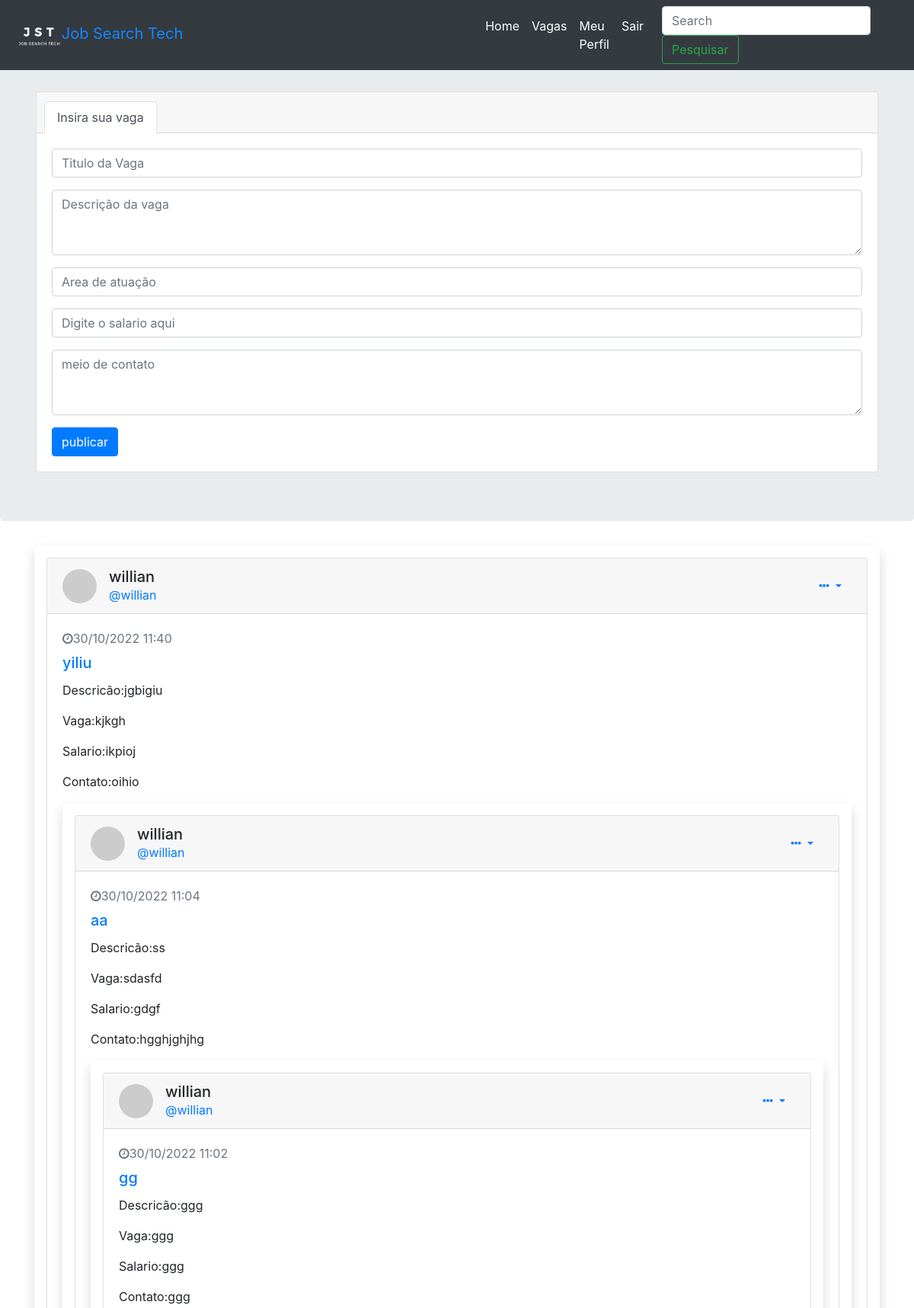
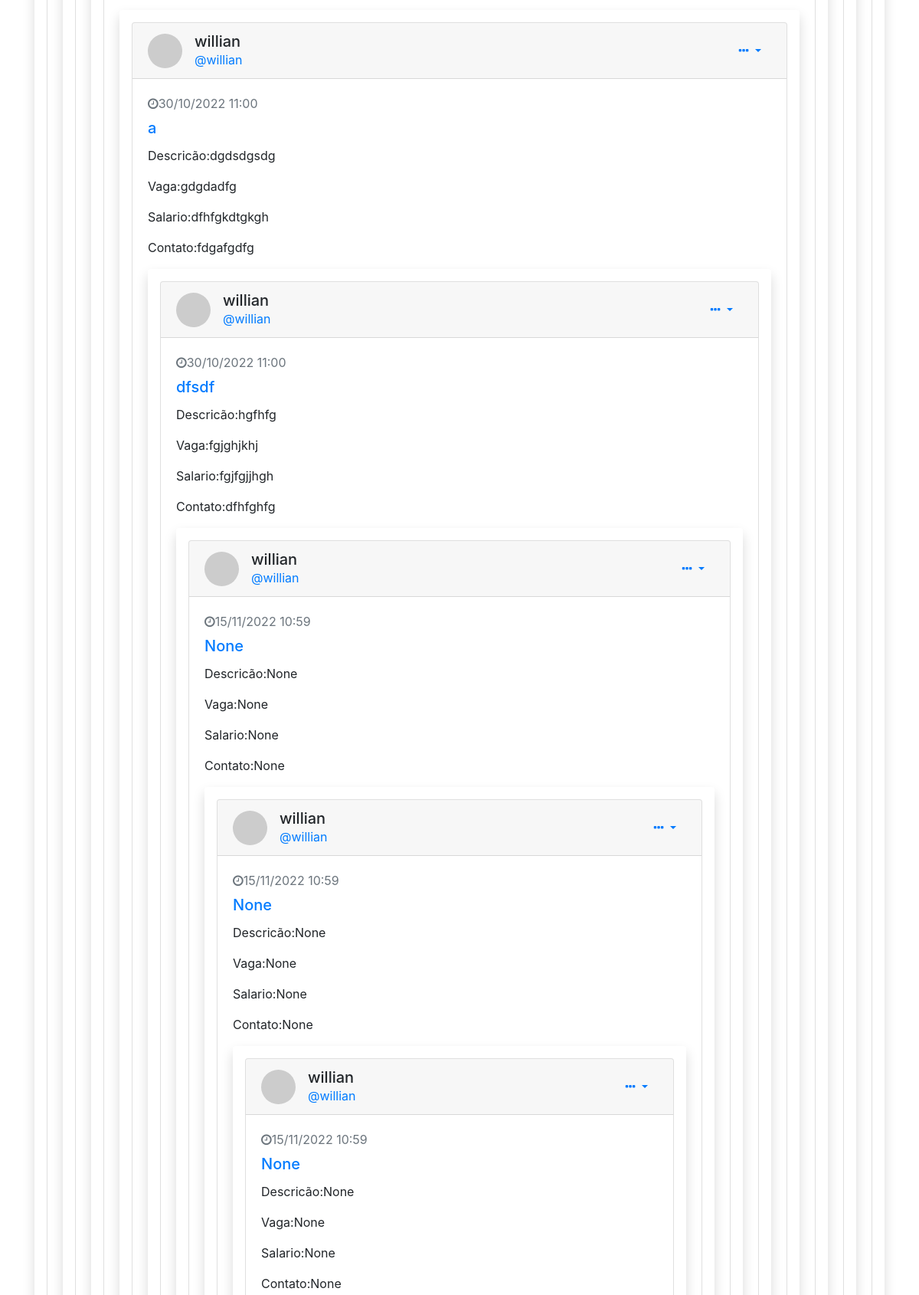
The app's page /vagas/ (signed in, upper part) with its own data (2 pictures, top to bottom).
### app/models/tables.py (models this page shows, shortened)
class Post(db.Model):
    __tablename__ = "posts"
    id = db.Column(db.Integer, primary_key=True)
    content = db.Column(db.Text)
    vaga = db.Column(db.String)
    salario = db.Column(db.String)
    contato = db.Column(db.String)
    title = db.Column(db.String)
    date = db.Column(db.String)
    user = db.Column(db.String)
    nick = db.Column(db.String)
    user_id = db.Column(db.Integer)

### app/controllers/default.py (the view, shortened to what this page needs)
@app.route("/vagas/",methods=['GET', 'POST'])
def index():
    form_post = PostForm()
    if request.method == 'GET':
        if current_user.is_authenticated == True:
            posts = Post.query.filter_by(user_id=current_user.get_id()).order_by(Post.date.desc()).all()
            return render_template('index.html', form=form_post, posts=posts)
        else:
            return redirect(url_for("login"))

### app/models/forms.py
class PostForm(Form):
    title = StringField("title", validators=[DataRequired()])
    vaga = StringField("vaga", validators=[DataRequired()])
    salario = StringField("salario", validators=[DataRequired()])
    content = TextAreaField("content", validators=[DataRequired()])
    contato = TextAreaField("contato", validators=[DataRequired()])

### app/controllers/default.py (called while the page is built)
@lm.user_loader
def load_user(id):
    return User.query.filter_by(id=id).first()

### app/models/tables.py (called while the page is built)
    @property
    def is_authenticated(self):
        return True

    def get_id(self):
        return str(self.id)

### app/templates/index.html (shortened to what this page needs)
{% extends 'base.html' %}
{% block topview%}
{% if current_user.is_authenticated %}
                <form action="" method="post">
                    <div class="card gedf-card">
                  <div class="card-header">
                      <ul class="nav nav-tabs card-header-tabs" id="myTab" role="tablist">
                          <li class="nav-item">
                              <a class="nav-link active" id="posts-tab" data-toggle="tab" href="#posts" role="tab" aria-controls="posts" aria-selected="true">Insira sua vaga</a>
                          </li>
                      </ul>
                  </div>
                  <div class="card-body">
                      <div class="tab-content" id="myTabContent">
                        <div class="tab-pane fade show active" id="posts" role="tabpanel" aria-labelledby="posts-tab">
                            <div class="form-group">
                                {{ form.title(class="form-control", placeholder="Titulo da Vaga") }}
                            </div>
                        </div>
                        <div class="tab-pane fade show active" id="posts" role="tabpanel" aria-labelledby="posts-tab">
                              <div class="form-group">
                                  {{ form.content(class="form-control",rows="3", placeholder="Descrição da vaga") }}
                              </div>
                          </div>
                          <div class="tab-pane fade show active" id="posts" role="tabpanel" aria-labelledby="posts-tab">
                              <div class="form-group">
                                  {{ form.vaga(class="form-control",rows="3", placeholder="Area de atuação") }}
                              </div>
                          </div>
                          <div class="tab-pane fade show active" id="posts" role="tabpanel" aria-labelledby="posts-tab">
                              <div class="form-group">
                                  {{ form.salario(class="form-control",rows="3", placeholder="Digite o salario aqui") }}
                              </div>
                          </div>
                          <div class="tab-pane fade show active" id="posts" role="tabpanel" aria-labelledby="posts-tab">
                              <div class="form-group">
                                  {{ form.contato(class="form-control",rows="3", placeholder="meio de contato") }}
                              </div>
                          </div>
                      <div class="btn-toolbar justify-content-between">
                          <div class="btn-group">
                              <button type="submit" class="btn btn-primary">publicar</button>
                          </div>
                      </div>
                  </div>
              </div>
            </form>
{% endif %}
{% endblock %}
{% block content %}
{% for post in posts%}
<div class="shadow p-3 mb-5 bg-body rounded">
 <div class="card gedf-card">
    <div class="card-header">
        <div class="d-flex justify-content-between align-items-center">
            <div class="d-flex justify-content-between align-items-center">
                <div class="mr-2">
                    <img class="rounded-circle" width="45" src="https://picsum.photos/50/50" alt="">
                </div>
                <div class="ml-2">
                    <div class="h5 m-0">{{ post.nick }}</div>
                    <div class="h7 text-muted"><a href="/profile/{{ post.user_id }}">@{{ post.user }}</a></div>
                </div>
            </div>
            <div>
                <div class="dropdown">
                    <button class="btn btn-link dropdown-toggle" type="button" id="gedf-drop1" data-toggle="dropdown" aria-haspopup="true" aria-expanded="false">
                        <i class="fa fa-ellipsis-h"></i>
                    </button>
                </div>
            </div>
        </div>
    </div>
    <div class="card-body">
        <div class="text-muted h7 mb-2"> <i class="fa fa-clock-o"></i>{{ post.date }}</div>
        <a class="card-link" href="#">
            <h5 class="card-title">{{ post.title }}</h5>
        </a>
        <p class="card-text">
          Descricão:{{ post.content }}
        </p>
        <p class="card-text">
          Vaga:{{ post.vaga }}
        </p>
        <p class="card-text">
          Salario:{{ post.salario }}
        </p>
        <p class="card-text">
         Contato:{{ post.contato }}
        </p>
{% endfor %}
{% endblock %}

### app/templates/base.html (shortened to what this page needs)
<!doctype html>
<html lang="pt-br">
  <head>
    <link href="//maxcdn.bootstrapcdn.com/bootstrap/4.1.1/css/bootstrap.min.css" rel="stylesheet" id="bootstrap-css">
<link href="https://stackpath.bootstrapcdn.com/font-awesome/4.7.0/css/font-awesome.min.css" rel="stylesheet"
>
    <link  href="{{ url_for('static', filename='css/bootstrap.min.css') }}" rel="stylesheet">
    <link  href="{{ url_for('static', filename='css/jumbotron.css') }}" rel="stylesheet">
    <link  href="{{ url_for('static', filename='css/popup.css') }}" rel="stylesheet">
  </head>
  <body>
    <nav class="navbar navbar-expand-md navbar-dark fixed-top bg-dark">
      <a style="color:#1588ff;"  class="navbar-brand" href="{{url_for('home')}}"><img src="{{ url_for('static',filename='images/jst.jpeg') }}" style="  max-width: 10%; height:; margin-left:5px;">Job Search Tech</a>
      <div class="collapse navbar-collapse" id="navbarsExampleDefault">
        <ul class="navbar-nav mr-3">
            <li class="nav-item active">
            <a class="nav-link"  href="{{ url_for('home')}}">Home</a>
          </li>
          <li class="nav-item active">
            <a class="nav-link" href="{{ url_for('index') }}">Vagas <span class="sr-only">(current)</span></a>
          </li>
          {% if current_user.is_authenticated %}
          <li class="nav-item active">
            <a class="nav-link" href="{{ url_for('my_profile')}}">Meu Perfil</a>
          </li>
          {% endif %}
          {% if current_user.is_authenticated %}
          <li class="nav-item active">
            <a class="nav-link" href="{{ url_for('logout')}}">Sair</a>
          </li>
          {% else %}
          <li class="nav-item active">
            <a class="nav-link" href="{{ url_for('login') }}">Login</a>
          </li>
          {% endif %}
        </ul>
        <form action="/search" method="post" class="form-inline my-2 my-lg-0">
          <input class="form-control mr-sm-2" type="text" placeholder="Search" id="search_data" name="search_data" aria-label="Search">
          <button class="btn btn-outline-success my-2 my-sm-0" type="submit">Pesquisar</button>
        </form>
      </div>
    </nav>
    <main role="main">
      <div class="jumbotron">
      <div class="container">
        {% block topview %}
        {% endblock %}
      </div>
    </main>
    <div class="container">
      {% block content %}
      {% endblock %}
  </body>
</html>

### app/static/css/jumbotron.css (style rules this page uses)
body { padding-top: 3.5rem; }

### records on screen
Post: nick "willian", user "willian", date "30/10/2022 11:40", title "yiliu", content "jgbigiu", vaga "kjkgh", salario "ikpioj", contato "oihio"
Post: nick "willian", user "willian", date "30/10/2022 11:04", title "aa", content "ss", vaga "sdasfd", salario "gdgf", contato "hgghjghjhg"
Post: nick "willian", user "willian", date "30/10/2022 11:02", title "gg", content "ggg", vaga "ggg", salario "ggg", contato "ggg"
Post: nick "willian", user "willian", date "30/10/2022 11:00", title "a", content "dgdsdgsdg", vaga "gdgdadfg", salario "dfhfgkdtgkgh", contato "fdgafgdfg"
Post: nick "willian", user "willian", date "30/10/2022 11:00", title "dfsdf", content "hgfhfg", vaga "fgjghjkhj", salario "fgjfgjjhgh", contato "dfhfghfg"
Post: nick "willian", user "willian", date "15/11/2022 10:59", title "None", content "None", vaga "None", salario "None", contato "None"
Post: nick "willian", user "willian", date "15/11/2022 10:59", title "None", content "None", vaga "None", salario "None", contato "None"
Post: nick "willian", user "willian", date "15/11/2022 10:59", title "None", content "None", vaga "None", salario "None", contato "None"
